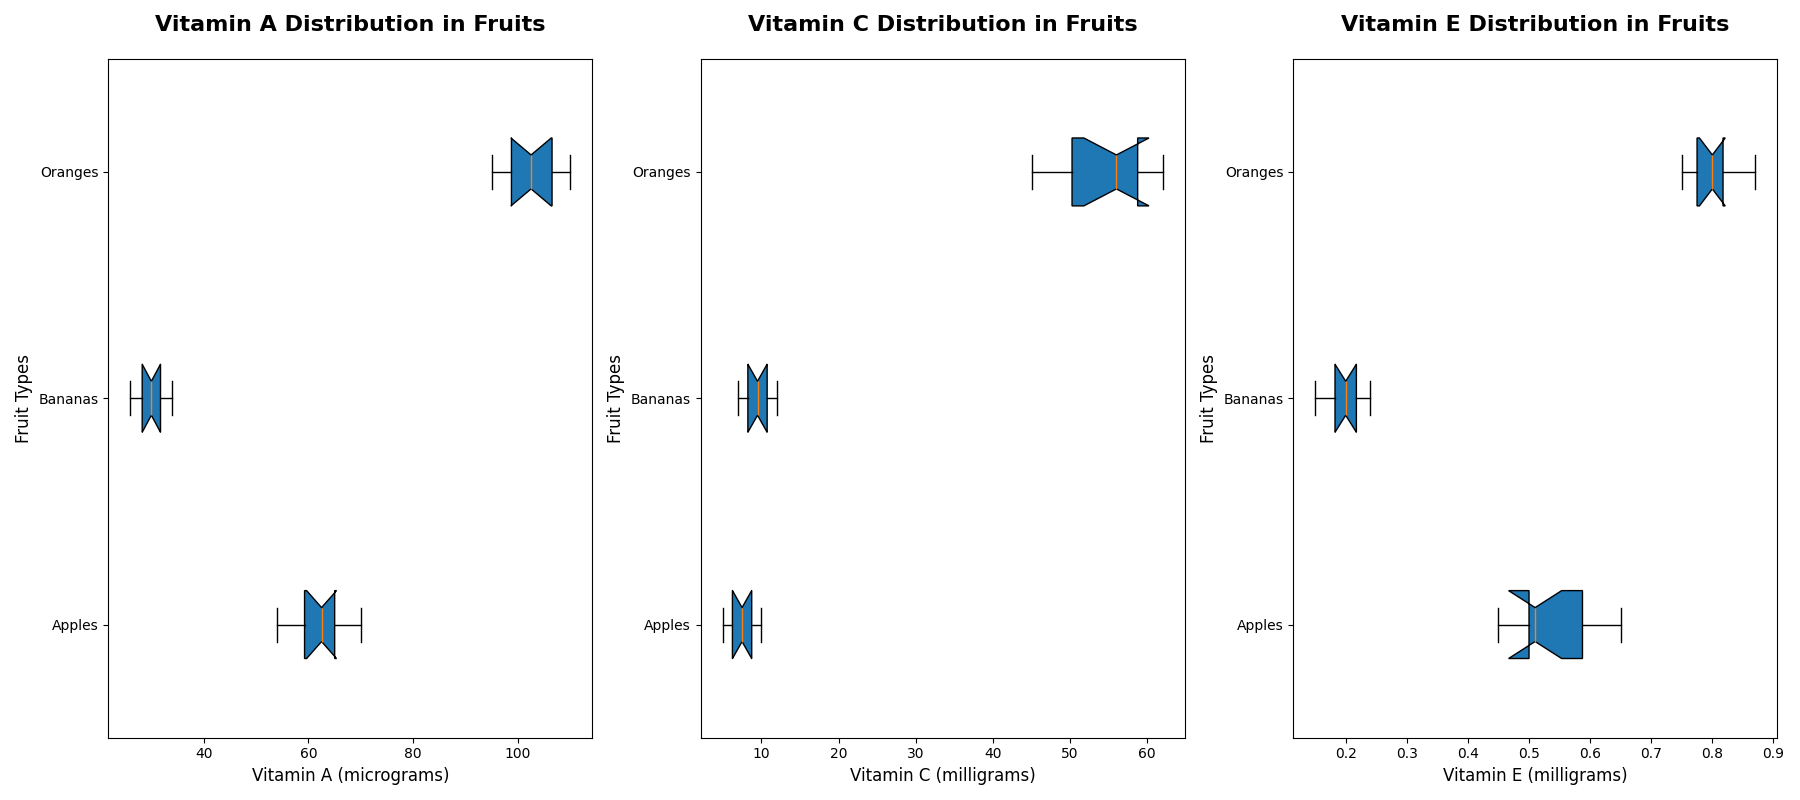

Python code for this plot:
import matplotlib.pyplot as plt
import numpy as np

# Data for Vitamin A (in micrograms)
vitamin_a_apples = np.array([54, 60, 63, 65, 59, 70, 65, 62, 55, 66])
vitamin_a_bananas = np.array([30, 28, 32, 31, 29, 33, 27, 26, 34, 30])
vitamin_a_oranges = np.array([98, 102, 110, 95, 105, 107, 103, 109, 101, 98])

# Data for Vitamin C (in milligrams)
vitamin_c_apples = np.array([6, 7, 8, 9, 5, 10, 7, 6, 8, 9])
vitamin_c_bananas = np.array([9, 8, 10, 11, 7, 12, 10, 9, 8, 12])
vitamin_c_oranges = np.array([50, 45, 55, 48, 60, 62, 51, 58, 59, 57])

# Data for Vitamin E (in milligrams)
vitamin_e_apples = np.array([0.5, 0.6, 0.45, 0.5, 0.6, 0.65, 0.55, 0.52, 0.48, 0.50])
vitamin_e_bananas = np.array([0.2, 0.15, 0.18, 0.22, 0.20, 0.19, 0.21, 0.23, 0.24, 0.18])
vitamin_e_oranges = np.array([0.8, 0.75, 0.85, 0.77, 0.80, 0.87, 0.76, 0.82, 0.81, 0.79])

# Aggregate data for box plot
vitamin_data_a = [vitamin_a_apples, vitamin_a_bananas, vitamin_a_oranges]
vitamin_data_c = [vitamin_c_apples, vitamin_c_bananas, vitamin_c_oranges]
vitamin_data_e = [vitamin_e_apples, vitamin_e_bananas, vitamin_e_oranges]

# Labels for fruits
fruit_labels = ['Apples', 'Bananas', 'Oranges']

# Plot setup
fig, axs = plt.subplots(1, 3, figsize=(18, 8))

# First subplot: Vitamin A Distribution
axs[0].boxplot(vitamin_data_a, vert=False, patch_artist=True, labels=fruit_labels, notch=True)
axs[0].set_title('Vitamin A Distribution in Fruits', fontsize=16, weight='bold', pad=20)
axs[0].set_xlabel('Vitamin A (micrograms)', fontsize=12)
axs[0].set_ylabel('Fruit Types', fontsize=12)

# Second subplot: Vitamin C Distribution
axs[1].boxplot(vitamin_data_c, vert=False, patch_artist=True, labels=fruit_labels, notch=True)
axs[1].set_title('Vitamin C Distribution in Fruits', fontsize=16, weight='bold', pad=20)
axs[1].set_xlabel('Vitamin C (milligrams)', fontsize=12)
axs[1].set_ylabel('Fruit Types', fontsize=12)

# Third subplot: Vitamin E Distribution
axs[2].boxplot(vitamin_data_e, vert=False, patch_artist=True, labels=fruit_labels, notch=True)
axs[2].set_title('Vitamin E Distribution in Fruits', fontsize=16, weight='bold', pad=20)
axs[2].set_xlabel('Vitamin E (milligrams)', fontsize=12)
axs[2].set_ylabel('Fruit Types', fontsize=12)

# Adjust layout for a better fit
plt.tight_layout()

# Show plot
plt.show()
